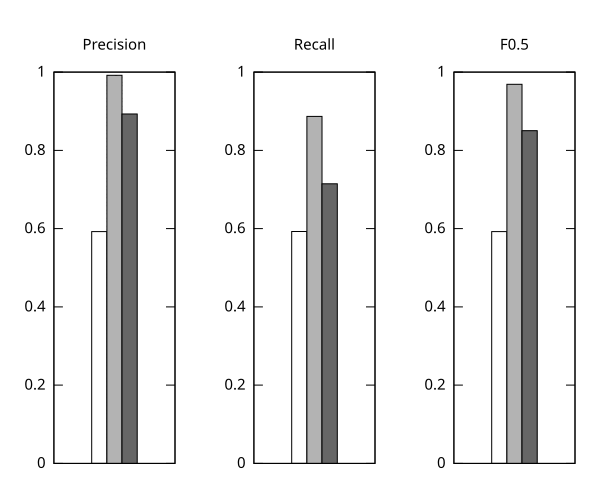

Recreate this plot in gnuplot.
set terminal svg
set output "baseline.svg"
set multiplot layout 1, 3 title ""

set style data histogram
set style fill pattern border
set style histogram clustered gap 1
set datafile separator ","

set format x ""
set yrange [0:1]
set title "Precision"
plot "baseline.csv" using 1 title "Baseline on movies with IMDb-id", "baseline.csv" using 2 title "MFM on movies with IMDb-id", "baseline.csv" using 3 title "MFM on movies without IMDb-id"
set title "Recall"
set nokey
plot "baseline.csv" using 4 title "Baseline on movies with IMDb-id", "baseline.csv" using 5 title "MFM on movies with IMDb-id", "baseline.csv" using 6 title "MFM on movies without IMDb-id"
set title "F0.5"
set nokey
plot "baseline.csv" using 7 title "Baseline on movies with IMDb-id", "baseline.csv" using 8 title "MFM on movies with IMDb-id", "baseline.csv" using 9 title "MFM on movies without IMDb-id"
